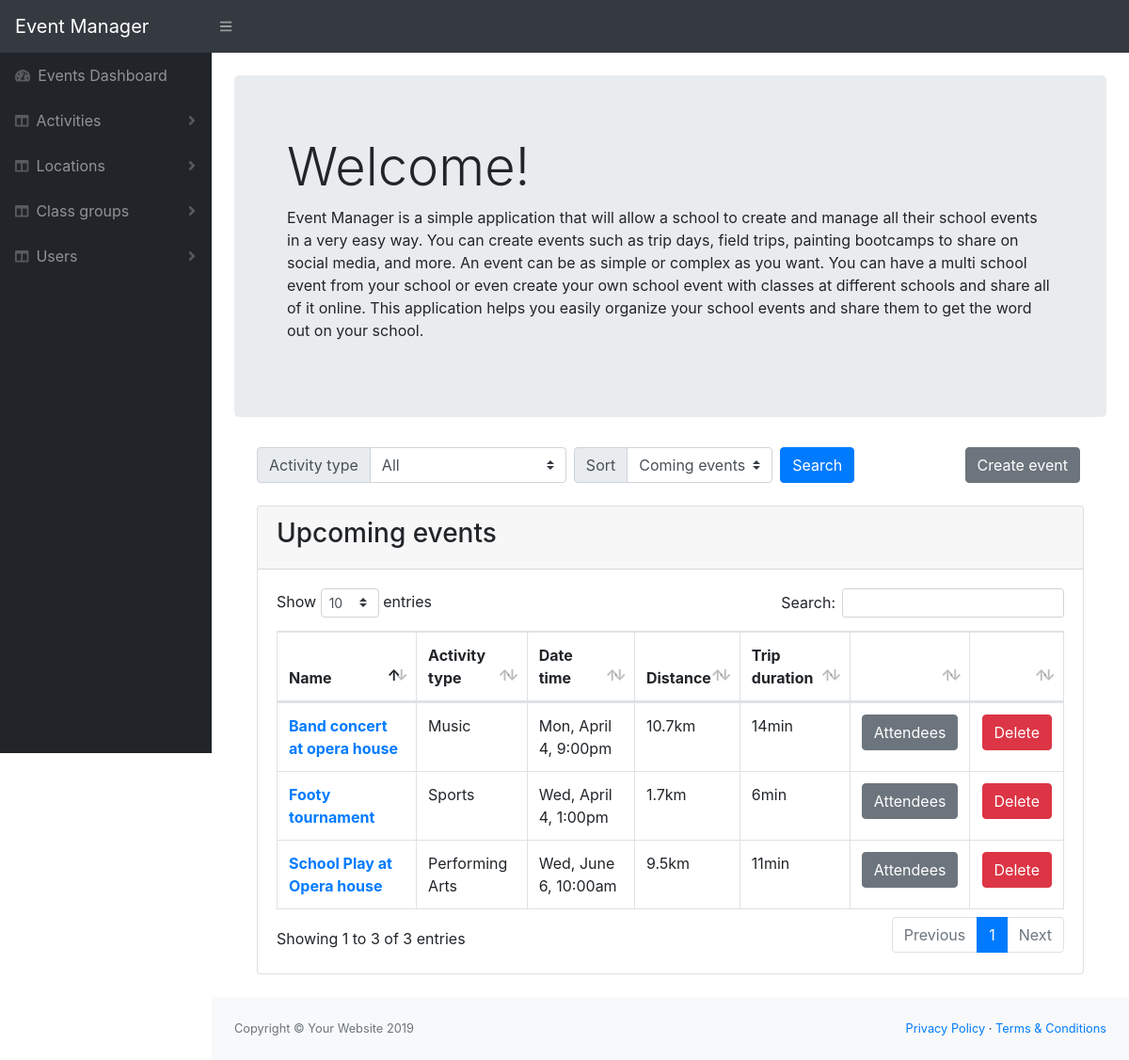
The page / on the database its author committed.
### tables this page shows
CREATE TABLE `event` (
  `id` int(11) NOT NULL,
  `name` varchar(255) NOT NULL DEFAULT '',
  `activity_id` int(11) NOT NULL,
  `description` text NOT NULL,
  `location_id` int(11) NOT NULL,
  `location_id2` int(11) NOT NULL,
  `distance` int(11) NOT NULL,
  `traveling_time` int(11) NOT NULL,
  `date_time` datetime NOT NULL,
  `registration_close` datetime NOT NULL,
  `active` tinyint(4) NOT NULL DEFAULT 1,
  `disabled` tinyint(4) NOT NULL DEFAULT 0
);

CREATE TABLE `activity` (
  `id` int(11) NOT NULL,
  `name` varchar(255) NOT NULL,
  `disabled` tinyint(4) NOT NULL DEFAULT 0
);

### lib/Template.php (called while the page is built, shortened)
<?php
class Template{
    protected $template;
    public function __construct($template){
        $this->template = $template;
    }
    public function __toString(){
        include basename($this->template);
        return ob_get_clean();
    }
}

### lib/Database.php (called while the page is built, shortened)
<?php
Class Database{
    private $host = DB_HOST;
    private $user = DB_USER;
    private $pass = DB_PASS;
    private $dbname = DB_NAME;
    private $dbh;
    private $stmt;
    public function __construct(){
        $dsn = 'mysql:host='. $this->host .';dbname='. $this->dbname;
        $options = array(
            PDO::ATTR_PERSISTENT => true,
            PDO::ATTR_ERRMODE => PDO::ERRMODE_EXCEPTION
        );
        try{
            $this->dbh = new PDO($dsn, $this->user, $this->pass, $options);
        }catch(PDOException $ex){
            $this->error = $e->getMessage();
        }
    }
    public function query($query){
        $this->stmt = $this->dbh->prepare($query);
    }
    public function execute(){
        return $this->stmt->execute();
    }
    public function resultSet(){
        $this->execute();
        return $this->stmt->fetchAll(PDO::FETCH_OBJ);
    }
}

### lib/Activity.php (called while the page is built, shortened)
<?php
class Activity{
    private $db;
    public function __construct(){
        $this->db = new Database;
    }
    public function getAllActivities(){
        $this->db->query('SELECT * FROM activity WHERE disabled = 0 ORDER BY name ASC');
        $results = $this->db->resultSet();
        return $results;
    }
}

### lib/Event.php (called while the page is built, shortened)
<?php
class Event{
    private $db;
    public function __construct(){
        $this->db = new Database;
    }
    public function getAllActiveEvents($sort = null){
        if($sort == 'new'){
            $sort = 'id DESC';
        }else{
            $sort = 'date_time ASC';
        }
        $this->db->query("SELECT e.*, a.name AS activity_name FROM event AS e
                    LEFT JOIN activity AS a ON activity_id = a.id
                    WHERE e.active = 1 AND e.disabled = 0
                    ORDER BY $sort");
        $results = $this->db->resultSet();
        return $results;
    }
}

### templates/frontpage.php (the view, shortened to what this page needs)
<?php include 'inc/header.php' ?>
    <div class="jumbotron">
        <div class="container">
        <h1 class="display-4">Welcome!</h1>
        <p>Event Manager is a simple application that will allow a school to create and manage all their school events in a very easy way. You can create events such as trip days, field trips, painting bootcamps to share on social media, and more. An event can be as simple or complex as you want. You can have a multi school event from your school or even create your own school event with classes at different schools and share all of it online. This application helps you easily organize your school events and share them to get the word out on your school.</p>
        </div>
    </div>
    <div class="container-fluid">
        <div class="row">
            <form method="GET" action="index.php" class="form-inline col-md-10">
                <div class="form-group mr-2">
                    <div class="input-group">
                        <div class="input-group-prepend">
                            <label class="input-group-text" for="inputGroupSelect01">Activity type</label>
                        </div>
                        <select name="activity" class="custom-select" id="inputGroupSelect01">
                            <option value="all">All</option>
                        </select>
                    </div>
                </div>
                <div class="form-group mr-2">
                    <div class="input-group">
                        <div class="input-group-prepend">
                            <label class="input-group-text" for="sortFilter">Sort</label>
                        </div>
                        <select name="sort" class="custom-select" id="sortFilter">
                            <option value="coming" <?php echo ($sort=='coming' ? 'selected' : '') ?>>Coming events</option>
                        </select>
                    </div>
                </div>
                <button type="submit" class="btn btn-primary">Search</button>
            </form>
            <div class="col-md-2">
                <a href="event.php" class="btn btn-secondary">Create event</a>
            </div>
        </div>
        <br>
        <div class="card mb-4">
            <div class="card-header"><h3><?php echo $title; ?></h3></div>
            <div class="card-body">
                <div class="table-responsive">
                    <table class="table table-bordered mt-2" id="sortable-table">
                        <thead>
                            <tr>
                            <th scope="col">Name</th>
                            <th scope="col">Activity type</th>
                            <th scope="col">Date time</th>
                            <th scope="col">Distance</th>
                            <th scope="col">Trip duration</th>
                            <th scope="col"></th>
                            <th scope="col"></th>
                            </tr>
                        </thead>
                        <tbody>
                            <?php foreach($events as $event): ?>
                            <tr>
                                <th scope="row"><a href="event.php?id=<?php echo $event->id; ?>&a=e"> <?php echo $event->name; ?></a></th>
                                <td><?php echo $event->activity_name; ?></td>
                                <td><?php echo date('D, F n, g:ia', strtotime($event->date_time)) ?></td>
                                <td><?php echo number_format($event->distance/1000, 1, '.', '').'km'; ?></td>
                                <td><?php echo ($event->traveling_time < 3600)? number_format($event->traveling_time/60, 0, '', '').'min' : number_format($event->traveling_time/3600, 0, '', '').'Hrs'; ?></td>
                                <td><a href="attendees.php?id=<?php echo $event->id; ?>" class="btn btn-secondary">Attendees</a></td>
                                <td class="d-flex flex-row-reverse bd-highlight">
                                    <div class="btn-group" role="group" aria-label="Basic example">
                                        <form action="event.php" method="post">
                                            <input type="submit" name="submit" class="btn btn-danger" value="Delete">
                                        </form>
                                    </div>
                                </td>
                            </tr>
                        <?php endforeach; ?>
                        </tbody>
                    </table>
                </div>
            </div>
        </div>
    </div>
<?php include 'inc/footer.php' ?>

### index.php (shortened to what this page needs)
<?php
$events = new Event;
$activities = new Activity;
$template = new Template('templates/frontpage.php');
$activity = isset($_GET['activity']) ? $_GET['activity'] : null;
$sort = isset($_GET['sort']) ? $_GET['sort'] : null;
if(is_numeric($activity)){
    $template->events = $events->getAllActiveEventsByActivity($activity, $sort);
}else{
    $template->events = $events->getAllActiveEvents($sort);
}
if($sort == 'new'){
    $template->title = 'New events';
}else{
    $template->title = 'Upcoming events';
}
$template->selectedActivity = $activity;
$template->sort = $sort;
$template->activities = $activities->getAllActivities();
echo $template;

### templates/inc/header.php (shortened to what this page needs)
<!DOCTYPE html>
<html lang="en">
    <head>
        <link href="css/sbstyles.css" rel="stylesheet" />
        <link href="css/dataTables.bootstrap4.min.css" rel="stylesheet"/>
        <link href="css/bootstrap-select.css" rel="stylesheet" />
        <link href="css/styles.css" rel="stylesheet" />
    </head>
    <body class="sb-nav-fixed">
        <nav class="sb-topnav navbar navbar-expand navbar-dark bg-dark">
            <a class="navbar-brand" href="index.php"><?php echo SITE_TITLE; ?></a>
            <button class="btn btn-link btn-sm order-1 order-lg-0" id="sidebarToggle" href="#"><i class="fas fa-bars"></i></button>
        </nav>
        <div id="layoutSidenav">
            <div id="layoutSidenav_nav">
                <nav class="sb-sidenav accordion sb-sidenav-dark" id="sidenavAccordion">
                    <div class="sb-sidenav-menu">
                        <div class="nav">
                            <a class="nav-link" href="index.php">
                                <div class="sb-nav-link-icon"><i class="fas fa-tachometer-alt"></i></div>
                                Events Dashboard
                            </a>
                            <a class="nav-link collapsed" href="#" data-toggle="collapse" data-target="#activities" aria-expanded="false" aria-controls="activities">
                                <div class="sb-nav-link-icon"><i class="fas fa-columns"></i></div>
                                Activities
                                <div class="sb-sidenav-collapse-arrow"><i class="fas fa-angle-down"></i>
                                </div>
                            </a>
                            <a class="nav-link collapsed" href="#" data-toggle="collapse" data-target="#locations" aria-expanded="false" aria-controls="locations">
                                <div class="sb-nav-link-icon"><i class="fas fa-columns"></i></div>
                                Locations
                                <div class="sb-sidenav-collapse-arrow"><i class="fas fa-angle-down"></i>
                                </div>
                            </a>
                            <a class="nav-link collapsed" href="#" data-toggle="collapse" data-target="#class_groups" aria-expanded="false" aria-controls="class_groups">
                                <div class="sb-nav-link-icon"><i class="fas fa-columns"></i></div>
                                Class groups
                                <div class="sb-sidenav-collapse-arrow"><i class="fas fa-angle-down"></i>
                                </div>
                            </a>
                            <a class="nav-link collapsed" href="#" data-toggle="collapse" data-target="#Users" aria-expanded="false" aria-controls="Users">
                                <div class="sb-nav-link-icon"><i class="fas fa-columns"></i></div>
                                Users
                                <div class="sb-sidenav-collapse-arrow"><i class="fas fa-angle-down"></i>
                                </div>
                            </a>
                        </div>
                    </div>
                </nav>
            </div>
            <div id="layoutSidenav_content">
                <main>
                    <div class="container-fluid mt-4">

### templates/inc/footer.php (shortened to what this page needs)
            </div>
            </main>
            <footer class="py-4 bg-light mt-auto">
                    <div class="container-fluid">
                        <div class="d-flex align-items-center justify-content-between small">
                            <div class="text-muted">Copyright &copy; Your Website 2019</div>
                            <div>
                                <a href="#">Privacy Policy</a>
                                &middot;
                                <a href="#">Terms &amp; Conditions</a>
                            </div>
                        </div>
                    </div>
                </footer>
            </div>
        </div>
    </body>
</html>

### rows shown on the page
event: name "Band concert at opera house", activity.name "Music", date_time "Mon, April 4, 9:00pm", $event->distance/1000 "10.7", $event->traveling_time/60 "14"
event: name "Footy tournament", activity.name "Sports", date_time "Wed, April 4, 1:00pm", $event->distance/1000 "1.7", $event->traveling_time/60 "6"
event: name "School Play at Opera house", activity.name "Performing Arts", date_time "Wed, June 6, 10:00am", $event->distance/1000 "9.5", $event->traveling_time/60 "11"

### other values the page prints
SITE_TITLE "Event Manager"
$title "Upcoming events"
